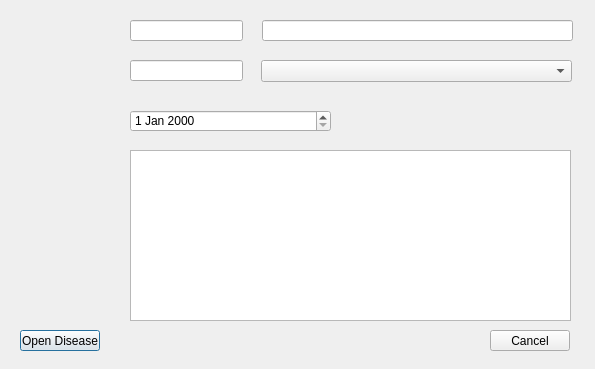
<?xml version="1.0" encoding="UTF-8"?>
<ui version="4.0">
 <class>OpenDiseaseDialog</class>
 <widget class="QDialog" name="OpenDiseaseDialog">
  <property name="geometry">
   <rect>
    <x>0</x>
    <y>0</y>
    <width>595</width>
    <height>369</height>
   </rect>
  </property>
  <property name="windowTitle">
   <string>Dialog</string>
  </property>
  <widget class="QLineEdit" name="FIOPatientLineEdit">
   <property name="geometry">
    <rect>
     <x>262</x>
     <y>20</y>
     <width>311</width>
     <height>21</height>
    </rect>
   </property>
   <property name="readOnly">
    <bool>true</bool>
   </property>
  </widget>
  <widget class="QLineEdit" name="IDPatientLineEdit">
   <property name="geometry">
    <rect>
     <x>130</x>
     <y>20</y>
     <width>113</width>
     <height>21</height>
    </rect>
   </property>
   <property name="readOnly">
    <bool>true</bool>
   </property>
  </widget>
  <widget class="QLineEdit" name="IDDoctorLineEdit">
   <property name="geometry">
    <rect>
     <x>130</x>
     <y>60</y>
     <width>113</width>
     <height>21</height>
    </rect>
   </property>
   <property name="readOnly">
    <bool>true</bool>
   </property>
  </widget>
  <widget class="QComboBox" name="FIODoctorComboBox">
   <property name="geometry">
    <rect>
     <x>261</x>
     <y>60</y>
     <width>311</width>
     <height>22</height>
    </rect>
   </property>
  </widget>
  <widget class="QDateEdit" name="dateEdit">
   <property name="geometry">
    <rect>
     <x>130</x>
     <y>110</y>
     <width>201</width>
     <height>22</height>
    </rect>
   </property>
  </widget>
  <widget class="QTextEdit" name="DescriptionTextEdit">
   <property name="geometry">
    <rect>
     <x>130</x>
     <y>150</y>
     <width>441</width>
     <height>171</height>
    </rect>
   </property>
  </widget>
  <widget class="QPushButton" name="OpenDiseasePushButton">
   <property name="geometry">
    <rect>
     <x>20</x>
     <y>330</y>
     <width>80</width>
     <height>21</height>
    </rect>
   </property>
   <property name="text">
    <string>Open Disease</string>
   </property>
  </widget>
  <widget class="QPushButton" name="CancelPushButton">
   <property name="geometry">
    <rect>
     <x>490</x>
     <y>330</y>
     <width>80</width>
     <height>21</height>
    </rect>
   </property>
   <property name="text">
    <string>Cancel</string>
   </property>
  </widget>
 </widget>
 <resources/>
 <connections/>
</ui>
